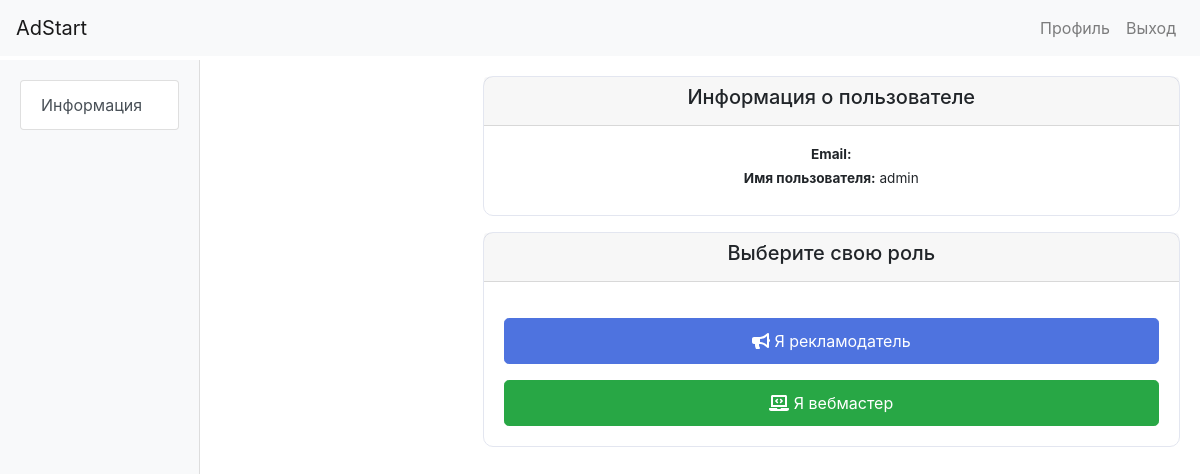
/accounts/profile/ (signed in), run on an earlier commit of the app's database.
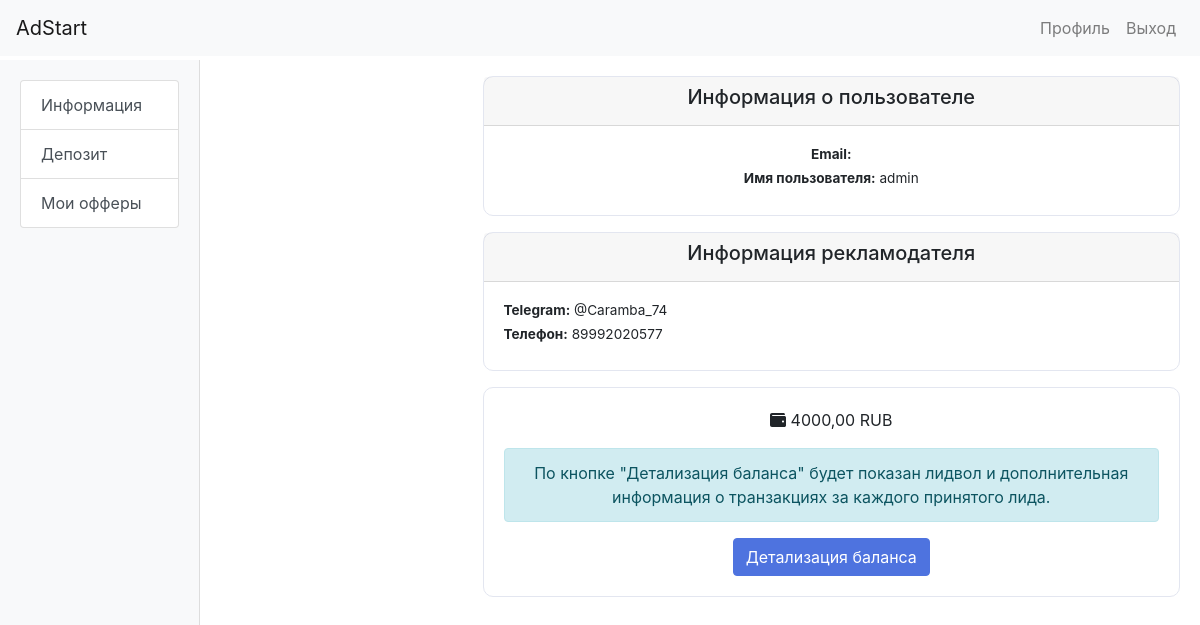
And on a later commit of the database.
### user_accounts/models.py (models this page shows, shortened)
class Advertiser(models.Model):
    user = models.OneToOneField(User, on_delete=models.CASCADE)
    telegram = models.CharField(
        max_length=50,
        blank=True,
        null=True,
        verbose_name='Telegram',
        help_text='Telegram аккаунт рекламодателя'
    )
    phone = models.CharField(
        max_length=20,
        blank=True,
        null=True,
        verbose_name='Телефон',
        help_text='Телефон рекламодателя'
    )
    class Meta:
        verbose_name = 'Рекламодатель'
        verbose_name_plural = 'Рекламодатели'

### partner_cards/models.py (models this page shows, shortened)
class PartnerCard(models.Model):
    advertiser = models.OneToOneField(Advertiser, on_delete=models.CASCADE, related_name='partner_card')
    logo = models.ImageField(upload_to='partner_logos/', blank=True, null=True, verbose_name='Логотип')
    name = models.CharField(max_length=255, verbose_name='Наименование')
    legal_name = models.CharField(max_length=255, verbose_name='Наименование Юр. лица')
    license = models.FileField(upload_to='licenses/', blank=True, null=True, verbose_name='Лицензия')
    website = models.URLField(verbose_name='Ссылка на официальный сайт')
    legal_address = models.CharField(max_length=255, verbose_name='Юридический адрес')
    actual_addresses = models.TextField(verbose_name='Фактический адрес')
    company_details = models.TextField(verbose_name='Реквизиты компании', blank=True, null=True,)
    contracts = models.FileField(upload_to='contracts/', blank=True, null=True,
                                 verbose_name='Договор, акты, доп. соглашения')
    main_phone = models.CharField(max_length=20, verbose_name='Телефон основной')
    deposit = models.DecimalField(max_digits=10, decimal_places=2, verbose_name='Депозит', blank=True, null=True)
    is_approved = models.BooleanField(default=False, verbose_name='Одобрен администратором')
    class Meta:
        verbose_name = 'Карточка партнера'
        verbose_name_plural = 'Карточки партнеров'

### user_accounts/views.py (the view)
# urls.py: path('profile/', views.profile, name='profile'),
@login_required
def profile(request):
    user = request.user
    advertiser_profile = None
    webmaster_profile = None
    try:
        advertiser_profile = Advertiser.objects.get(user=user)
    except Advertiser.DoesNotExist:
        pass
    try:
        webmaster_profile = Webmaster.objects.get(user=user)
    except Webmaster.DoesNotExist:
        pass
    context = {
        'user': user,
        'advertiser_profile': advertiser_profile,
        'webmaster_profile': webmaster_profile,
    }
    return render(request, 'profile.html', context)

### user_accounts/templatetags/custom_tags.py (called while the page is built)
@register.inclusion_tag('user_accounts/menu.html', takes_context=True)
def load_menu(context):
    user = context['user']
    advertiser_profile = None
    webmaster_profile = None
    if user.is_authenticated:
        try:
            advertiser_profile = Advertiser.objects.get(user=user)
        except Advertiser.DoesNotExist:
            pass
        try:
            webmaster_profile = Webmaster.objects.get(user=user)
        except Webmaster.DoesNotExist:
            pass
    return {
        'user': user,
        'advertiser_profile': advertiser_profile,
        'webmaster_profile': webmaster_profile,
    }

### user_accounts/templates/profile.html (shortened to what this page needs)
{% extends "base.html" %}
{% block content %}
<div class="row">
    <div class="col-md-9 offset-md-3">
        <div class="card mb-3 small-card">
            <div class="card-header text-center">
                <h5>Информация о пользователе</h5>
            </div>
            <div class="card-body text-center">
                <p><strong>Email:</strong> {{ user.email }}</p>
                <p><strong>Имя пользователя:</strong> {{ user.username }}</p>
            </div>
        </div>
        {% if advertiser_profile %}
            <div class="card mb-3 small-card">
                <div class="card-header text-center">
                    <h5>Информация рекламодателя</h5>
                </div>
                <div class="card-body">
                    <p><strong>Telegram:</strong> {{ advertiser_profile.telegram }}</p>
                    <p><strong>Телефон:</strong> {{ advertiser_profile.phone }}</p>
                </div>
            </div>
            {% if advertiser_profile.partner_card %}
                {% if advertiser_profile.partner_card.is_approved %}
                    <div class="card mb-3 deposit-card">
                        <div class="card-body text-center">
                            <p class="deposit-amount">
                                <i class="fas fa-wallet"></i>
                                {{ advertiser_profile.partner_card.deposit }} RUB
                            </p>
                            <div class="alert alert-info mt-3">
                                По кнопке "Детализация баланса" будет показан лидвол и дополнительная информация о транзакциях за каждого принятого лида.
                            </div>
                            <button class="btn btn-primary">Детализация баланса</button>
                        </div>
                    </div>
                {% else %}
                    <div class="alert alert-info" role="alert">
                        Ваша карточка партнера находится на рассмотрении. Пожалуйста, ожидайте, с вами свяжется менеджер. После одобрения придет уведомление на почту.
                    </div>
                {% endif %}
            {% else %}
                <div class="alert alert-info" role="alert">
                    Вам необходимо заполнить карточку партнера.
                </div>
            {% endif %}
        {% endif %}
        {% if not advertiser_profile and not webmaster_profile %}
            <div class="card mb-3 small-card text-center">
                <div class="card-header">
                    <h5>Выберите свою роль</h5>
                </div>
                <div class="card-body">
                    <a href="{% url 'complete_advertiser_profile' %}" class="btn btn-primary btn-lg btn-block custom-btn mt-3">
                        <i class="fas fa-bullhorn"></i> Я рекламодатель
                    </a>
                    <a href="{% url 'complete_webmaster_profile' %}" class="btn btn-success btn-lg btn-block custom-btn mt-3">
                        <i class="fas fa-laptop-code"></i> Я вебмастер
                    </a>
                </div>
            </div>
        {% endif %}
    </div>
</div>
{% endblock %}

What changed in the data, as far as the page shows it:
added Advertiser: telegram "@Caramba_74", phone "89992020577", partner_card.deposit "4000,00"
Also different on the page:
text no longer shown: "Выберите свою роль Я рекламодатель Я вебмастер"
text now shown: "Депозит Мои офферы Информация рекламодателя Telegram: Телефон: RUB По кнопке \"Детализация баланса\" будет показан лидвол и дополнительная информация о транзакциях за каждого принятого лида. Детализация баланса"
